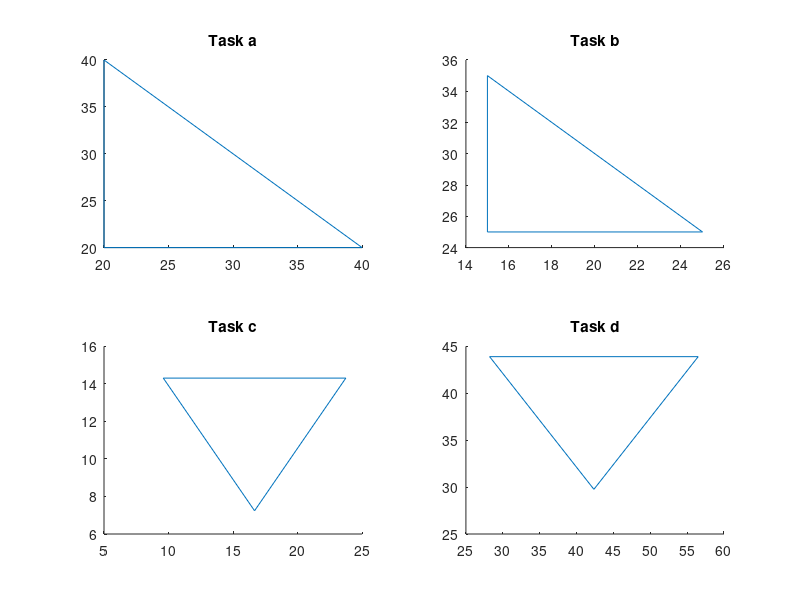

This figure's MATLAB source:
x= [10 20 10 10]; %co-ordinates of x
y = [10 10 20 10];%co-ordinates of y

doubx= 2*x; %scale the x coordinates by 2
douby= 2*y;%scale the x coordinates by 2

transx = x+5; % translate the shape +5 in the x axis
transy = y+15;% translate the shape +5 in the x axis

cx= sum(x)/3; %find the x centroid coordinate
cy= sum(y)/3; %find the x centroid coordinate
centre = repmat([cx; cy], 1, length(x)); % use repmat to create a transformation matrix to translate the triangle to the origin

t=(pi/4); % the angle to rotate the shape

tri=[x;y]; %x and y coordinates in one matrix
rotbyt = [cos(t) -sin(t); sin(t) cos(t)]; % transformation matrix to rotate shape
rottriangle =  rotbyt*(tri - centre) + centre; % first shape is moved to origin the rotated then translated back
xrot = rottriangle(1,:); % collecting x co-ordinates, the index is for  the first row
yrot = rottriangle(2,:); % collecting y co-ordinates, the index is for  the second row

tdx = doubx+5; % calculating the x coordinates for a scaled and translated triangle
tdy = douby+15; % calculating the y coordinates for a scaled and translated triangle

ctdx= sum(tdx)/3; %find the x centroid coordinate for a scaled and translated triangle
ctdy= sum(tdy)/3; %find the y centroid coordinate for a scaled and translated triangle

centretd = repmat([ctdx; ctdy], 1, length(tdx)); % use repmat to create a transformation matrix to translate the triangle to the origin
tritd=[tdx;tdy];

rottritd =  rotbyt*(tritd - centretd) + centretd; % first shape is moved to origin the rotated then translated back
xrottd = rottritd(1,:);
yrottd = rottritd(2,:);

subplot(2,2,1)
title('Task a')
line(doubx, douby)

subplot(2,2,2)
title('Task b')
line(transx,transy)

subplot(2,2,3)
title('Task c')
line(xrot,yrot)

subplot(2,2,4)
title('Task d')
line(xrottd,yrottd)